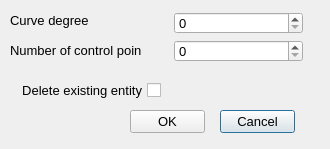
<?xml version="1.0" encoding="UTF-8"?>
<ui version="4.0">
 <class>ConvertToCurve_Dialog</class>
 <widget class="QDialog" name="ConvertToCurve_Dialog">
  <property name="geometry">
   <rect>
    <x>0</x>
    <y>0</y>
    <width>330</width>
    <height>149</height>
   </rect>
  </property>
  <property name="minimumSize">
   <size>
    <width>330</width>
    <height>149</height>
   </size>
  </property>
  <property name="maximumSize">
   <size>
    <width>330</width>
    <height>149</height>
   </size>
  </property>
  <property name="font">
   <font>
    <pointsize>10</pointsize>
   </font>
  </property>
  <property name="windowTitle">
   <string>Convert line or arc to a curve options</string>
  </property>
  <widget class="QPushButton" name="_2">
   <property name="geometry">
    <rect>
     <x>220</x>
     <y>110</y>
     <width>75</width>
     <height>23</height>
    </rect>
   </property>
   <property name="text">
    <string>Cancel</string>
   </property>
  </widget>
  <widget class="QPushButton" name="_1">
   <property name="geometry">
    <rect>
     <x>130</x>
     <y>110</y>
     <width>75</width>
     <height>23</height>
    </rect>
   </property>
   <property name="text">
    <string>OK</string>
   </property>
  </widget>
  <widget class="QLabel" name="label_3">
   <property name="geometry">
    <rect>
     <x>10</x>
     <y>10</y>
     <width>131</width>
     <height>21</height>
    </rect>
   </property>
   <property name="text">
    <string>Curve degree</string>
   </property>
  </widget>
  <widget class="QLabel" name="label_4">
   <property name="geometry">
    <rect>
     <x>10</x>
     <y>40</y>
     <width>131</width>
     <height>21</height>
    </rect>
   </property>
   <property name="text">
    <string>Number of control points</string>
   </property>
  </widget>
  <widget class="QCheckBox" name="_102">
   <property name="geometry">
    <rect>
     <x>10</x>
     <y>80</y>
     <width>151</width>
     <height>20</height>
    </rect>
   </property>
   <property name="layoutDirection">
    <enum>Qt::RightToLeft</enum>
   </property>
   <property name="text">
    <string>Delete existing entity</string>
   </property>
  </widget>
  <widget class="QSpinBox" name="_100">
   <property name="geometry">
    <rect>
     <x>174</x>
     <y>12</y>
     <width>129</width>
     <height>22</height>
    </rect>
   </property>
  </widget>
  <widget class="QSpinBox" name="_101">
   <property name="geometry">
    <rect>
     <x>174</x>
     <y>40</y>
     <width>129</width>
     <height>22</height>
    </rect>
   </property>
  </widget>
 </widget>
 <tabstops>
  <tabstop>_102</tabstop>
  <tabstop>_1</tabstop>
  <tabstop>_2</tabstop>
 </tabstops>
 <resources/>
 <connections/>
</ui>
